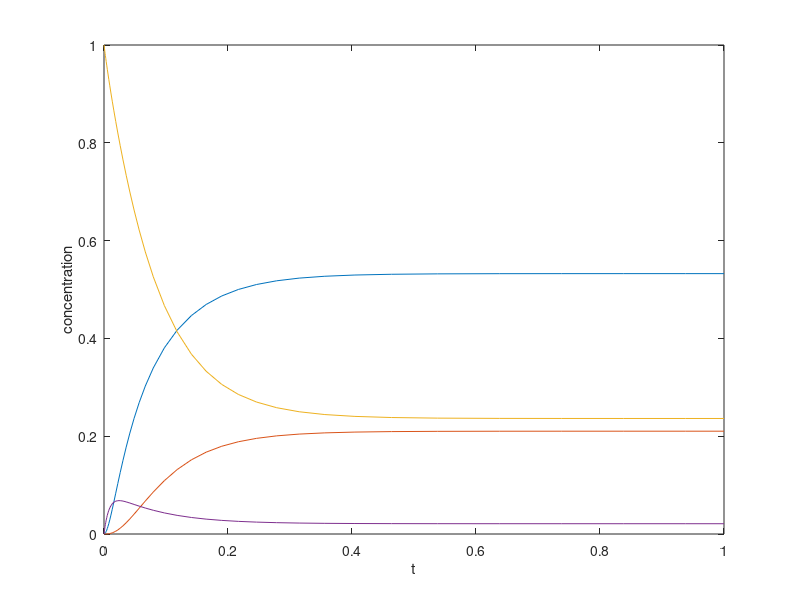
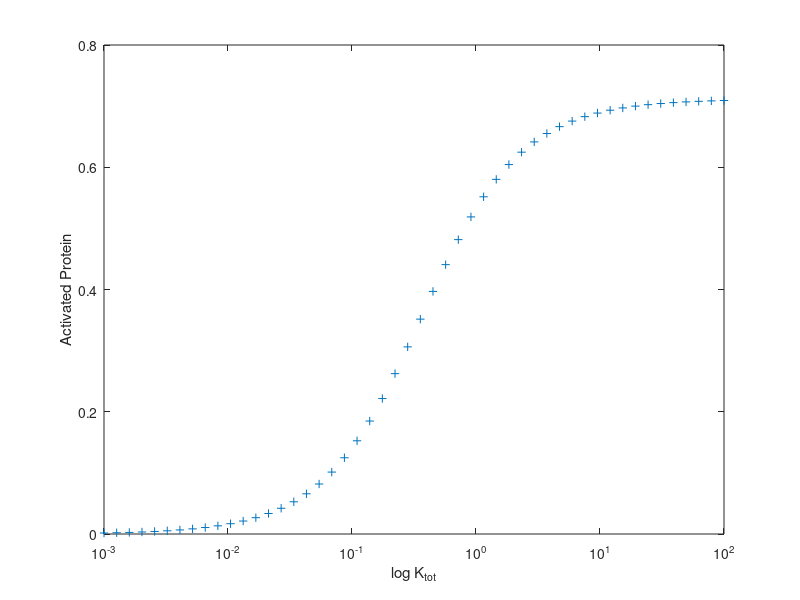
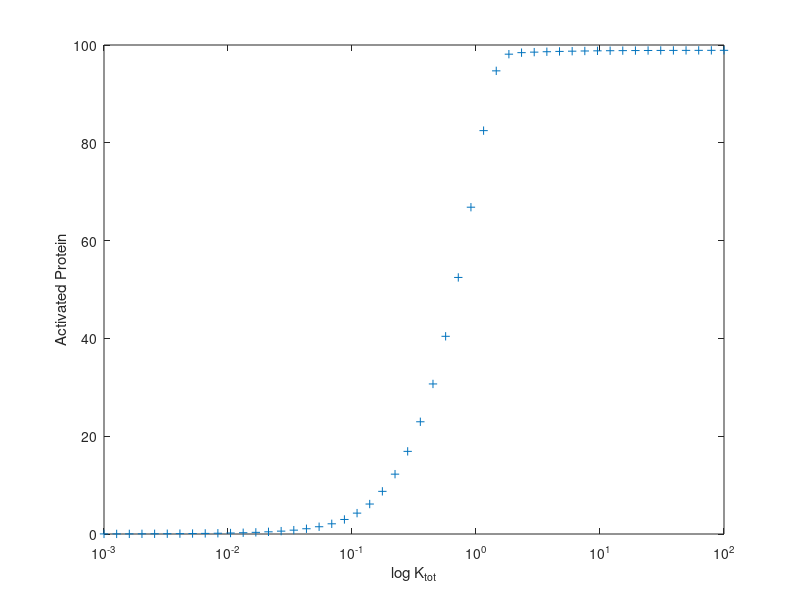

The MATLAB source for these figures, in order:
%% (d)

% parameters
Itot = 1;
Ktot = 1;
Ptot = 1;
k_onA = 10;
k_offA = 10;
k_onI = 10;
k_offI = 10;
k_catI = 10;
k_catA = 100;

% model equations
dAdt =@(A,AP,I,IK) (- k_onA * (Ptot - AP) * A) + (k_offA * AP) + (k_catA * IK);
dAPdt =@(A,AP,I,IK) (k_onA * (Ptot - AP) * A) - (k_offA * AP) - (k_catI * AP);
dIdt =@(A,AP,I,IK) (- k_onI * (Ktot - IK) * I) + (k_offI * IK) + (k_catI * AP);
dIKdt =@(A,AP,I,IK) (k_onI * (Ktot - IK) * I) - (k_offI * IK) - (k_catA * IK);

[T,X] = ode23s(@(t,x)[dAdt(x(1),x(2),x(3),x(4));dAPdt(x(1),x(2),x(3),x(4)); ...
    dIdt(x(1),x(2),x(3),x(4));dIKdt(x(1),x(2),x(3),x(4))], [0,1], [0.0,0.0,Itot,0.0] );

figure;
plot(T,X);
ylabel('concentration');
xlabel('t');

%% (e)
% parameters
Itot = 1;
Ktot = logspace(-3,2,50);
Ptot = 1;
k_onA = 10;
k_offA = 10;
k_onI = 10;
k_offI = 10;
k_catI = 10;
k_catA = 100;
A=[];

% model equations
for i=Ktot
    dAdt =@(A,AP,I,IK) (- k_onA * (Ptot - AP) * A) + (k_offA * AP) + (k_catA * IK);
    dAPdt =@(A,AP,I,IK) (k_onA * (Ptot - AP) * A) - (k_offA * AP) - (k_catI * AP);
    dIdt =@(A,AP,I,IK) (- k_onI * (i - IK) * I) + (k_offI * IK) + (k_catI * AP);
    dIKdt =@(A,AP,I,IK) (k_onI * (i - IK) * I) - (k_offI * IK) - (k_catA * IK);

    [T,X] = ode23s(@(t,x)[dAdt(x(1),x(2),x(3),x(4));dAPdt(x(1),x(2),x(3),x(4)); ...
        dIdt(x(1),x(2),x(3),x(4));dIKdt(x(1),x(2),x(3),x(4))], [0,1], [0.0,0.0,Itot,0.0] );

    A = [A, X(end,1)]; %store A
end

figure;
plot(Ktot,A,'+');
ylabel('Activated Protein');
xlabel('log K_{tot}');
set(gca, 'xscale', 'log')
%% (f)
% parameters
Itot = 100;
Ktot = logspace(-3,2,50);
Ptot = 1;
k_onA = 10;
k_offA = 10;
k_onI = 10;
k_offI = 10;
k_catI = 10;
k_catA = 100;
A=[];

% model equations
% for i = length(Ktot)  - do this then make i's below = Ktot(i)
for i=Ktot
    dAdt =@(A,AP,I,IK) (- k_onA * (Ptot - AP) * A) + (k_offA * AP) + (k_catA * IK);
    dAPdt =@(A,AP,I,IK) (k_onA * (Ptot - AP) * A) - (k_offA * AP) - (k_catI * AP);
    dIdt =@(A,AP,I,IK) (- k_onI * (i - IK) * I) + (k_offI * IK) + (k_catI * AP);
    dIKdt =@(A,AP,I,IK) (k_onI * (i - IK) * I) - (k_offI * IK) - (k_catA * IK);

    [T,X] = ode23s(@(t,x)[dAdt(x(1),x(2),x(3),x(4));dAPdt(x(1),x(2),x(3),x(4)); ...
        dIdt(x(1),x(2),x(3),x(4));dIKdt(x(1),x(2),x(3),x(4))], [0,1], [0.0,0.0,Itot,0.0] );

    A = [A, X(end,1)]; % store A
end

figure;
plot(Ktot,A,'+');
ylabel('Activated Protein');
xlabel('log K_{tot}');
set(gca, 'xscale', 'log')